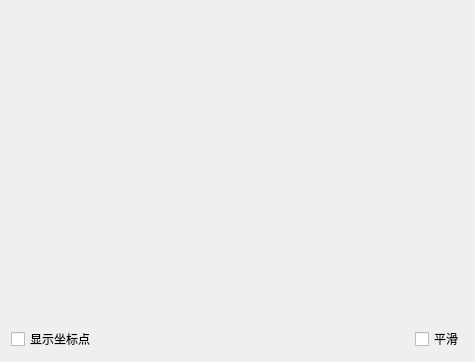
<?xml version="1.0" encoding="UTF-8"?>
<ui version="4.0">
 <class>Widget</class>
 <widget class="QWidget" name="Widget">
  <property name="geometry">
   <rect>
    <x>0</x>
    <y>0</y>
    <width>475</width>
    <height>362</height>
   </rect>
  </property>
  <property name="windowTitle">
   <string>Widget</string>
  </property>
  <layout class="QGridLayout" name="gridLayout">
   <item row="0" column="2">
    <spacer name="verticalSpacer">
     <property name="orientation">
      <enum>Qt::Vertical</enum>
     </property>
     <property name="sizeHint" stdset="0">
      <size>
       <width>20</width>
       <height>473</height>
      </size>
     </property>
    </spacer>
   </item>
   <item row="1" column="0">
    <widget class="QCheckBox" name="showKnotsCheckBox">
     <property name="text">
      <string>显示坐标点</string>
     </property>
    </widget>
   </item>
   <item row="1" column="1">
    <spacer name="horizontalSpacer">
     <property name="orientation">
      <enum>Qt::Horizontal</enum>
     </property>
     <property name="sizeHint" stdset="0">
      <size>
       <width>549</width>
       <height>20</height>
      </size>
     </property>
    </spacer>
   </item>
   <item row="1" column="2">
    <widget class="QCheckBox" name="showSmoothCurveCheckBox">
     <property name="text">
      <string>平滑</string>
     </property>
    </widget>
   </item>
  </layout>
 </widget>
 <layoutdefault spacing="6" margin="11"/>
 <resources/>
 <connections/>
</ui>
